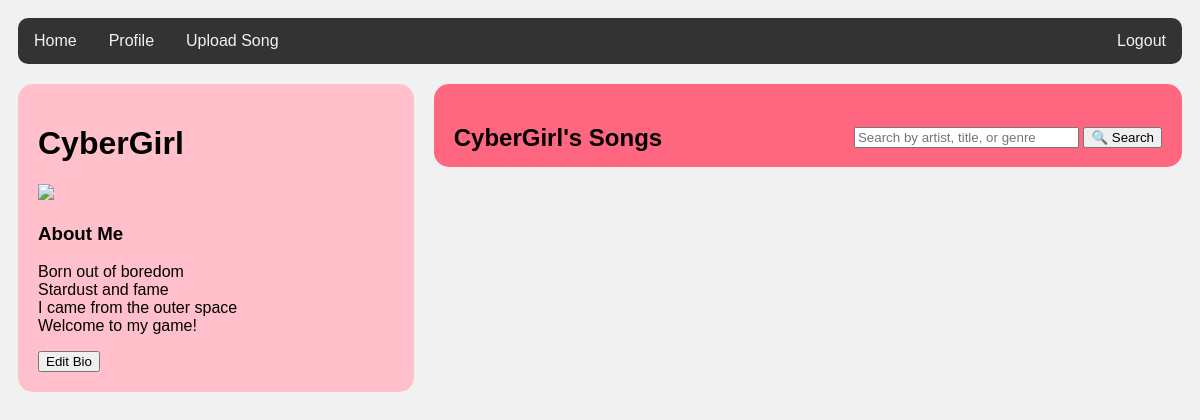
The app's page /user/1 (signed in) with its own data.
### tables this page shows
CREATE TABLE users (
    id INTEGER PRIMARY KEY,
    username TEXT UNIQUE,
    password_hash TEXT,
    image BLOB
, bio TEXT);

### app.py (the view)
@app.route("/user/<int:user_id>")
def show_user(user_id):
    user = users.get_user(user_id)
    if not user:
        abort(404)
    search_query = request.args.get("search", "").strip()
    if search_query:
        songs = search_user_songs(search_query, user["id"])
    else:
        songs = get_user_songs(user)
    return render_template("show_user.html", user=user, songs=songs, search_query=search_query)

### db.py (called while the page is built)
def get_connection():
    con = sqlite3.connect("database.db")
    con.execute("PRAGMA foreign_keys = ON")
    con.row_factory = sqlite3.Row
    return con

def query(sql, params=[]):
    con = get_connection()
    result = con.execute(sql, params).fetchall()
    con.close()
    return result

### repositories/songs_repository.py (called while the page is built)
def get_user_songs(user):
    connection = sqlite3.connect("database.db")
    connection.row_factory = sqlite3.Row
    cursor = connection.cursor()
    user_id = user["id"] if isinstance(user, sqlite3.Row) else user #poimitaan käyttäjä_id sanakirjasta
    cursor.execute("SELECT * FROM songs WHERE user_id = ? ORDER BY upload_date DESC", (user_id,))
    songs = cursor.fetchall()
    connection.close()
    return songs

### users.py (called while the page is built)
def get_user(user_id):
    sql = """SELECT id, username, image IS NOT NULL has_image, bio, bio IS NOT NULL has_bio
             FROM users
             WHERE id = ?"""
    result = db.query(sql, [user_id])
    return result[0] if result else None

### templates/show_user.html (shortened to what this page needs)
<!DOCTYPE html>
<html>
<head>
  <link rel="stylesheet" href="../static/styles.css">
</head>
<body>
  <div class="topnav">
    <a href="/">Home</a>
    {% if session.username%}
    <a href="/user/{{ session['user_id'] }}">Profile</a>
    <a href="/upload_song">Upload Song</a>
    {% else %}
    <a href="/login_page">Profile</a>
    <a href="/login_page">Upload Song</a>
    {% endif %}
    {% if session.username %}
    <a href="/logout" style="float:right">Logout</a>
    {% else %}
    <a href="/login_page" style="float:right">Login</a>
    <a href="/register" style="float:right">Create new profile</a>
    {% endif %}
  </div>
  <div class="row">
    <div class="leftcolumn">
      <div class="card-profile-left">
        <h1>{{ user.username }}</h1>
        {% if user.has_image %}
        <img src="/image/{{ user.id }}" height="400"/>
        {% endif %}
        <h3>About Me</h3>
        {% if user.has_bio %}
          <p id="bio-text">{{ user.bio | replace("\n", "<br>") | safe }}</p>
          {% if session["user_id"] == user.id %}
          <button onclick="document.getElementById('edit-bio-form').style.display='block'">
            Edit Bio
          </button>
          {% endif %}
        {% endif %}
      </div>
    </div>
    <div class="rightcolumn">
      <div class="grid-profile">
        <div class="grid-header">
          <h2>{{ user.username }}'s Songs</h2>
          <form method="get" action="/user/{{ user.id }}">
            <input type="text" name="search" placeholder="Search by artist, title, or genre" value="{{ search_query }}" size="25">
            <button type="submit">🔍 Search</button>
          </form>
        </div>
      </div>
    </div>
  </div>
</body>
</html>

### static/styles.css (style rules this page uses)
* { box-sizing: border-box; }
body { font-family: Arial; padding: 10px; background: #f1f1f1; }
.topnav { overflow: hidden; background-color: #333; border-radius: 10px; }
.topnav a { float: left; display: block; color: #f2f2f2; text-align: center; padding: 14px 16px; text-decoration: none; }
.leftcolumn { float: left; width: 34%; }
.rightcolumn { float: left; width: 66%; background-color: #f1f1f1; padding-left: 20px; overflow: hidden; }
.grid-profile { display: grid; grid-template-columns: repeat(auto-fill, minmax(250px, 1fr)); gap: 20px; background: rgb(255, 103, 129); padding: 20px; margin-top: 20px; border-radius: 15px; }
.grid-header { grid-column: 1 / -1; display: flex; justify-content: space-between; align-items: center; padding-bottom: 0px; margin-bottom: -25px; }
.card-profile-left { background-color: pink; padding: 20px; margin-top: 20px; border-radius: 15px; }
.row::after { content: ""; display: table; clear: both; }

### records on screen
users: username "CyberGirl", bio "Born out of boredom Stardust and fame I came from the outer space Welcome to my game!"
